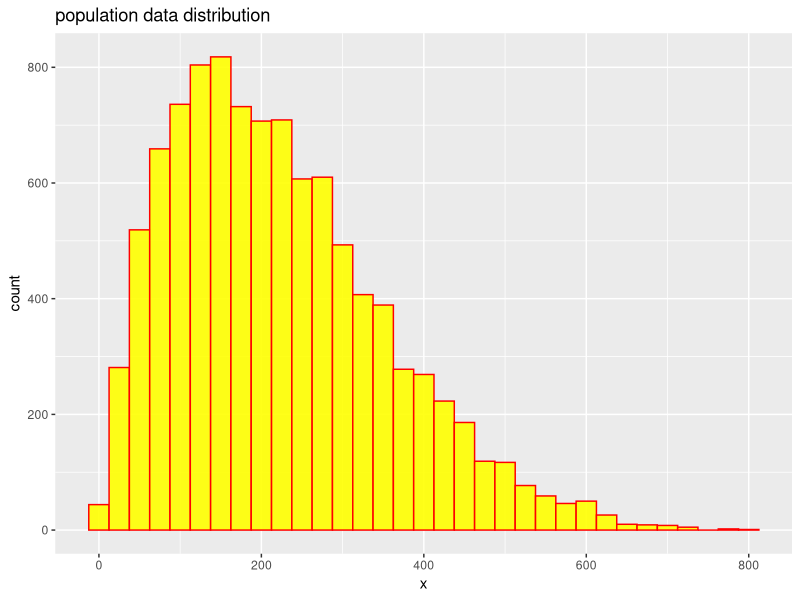
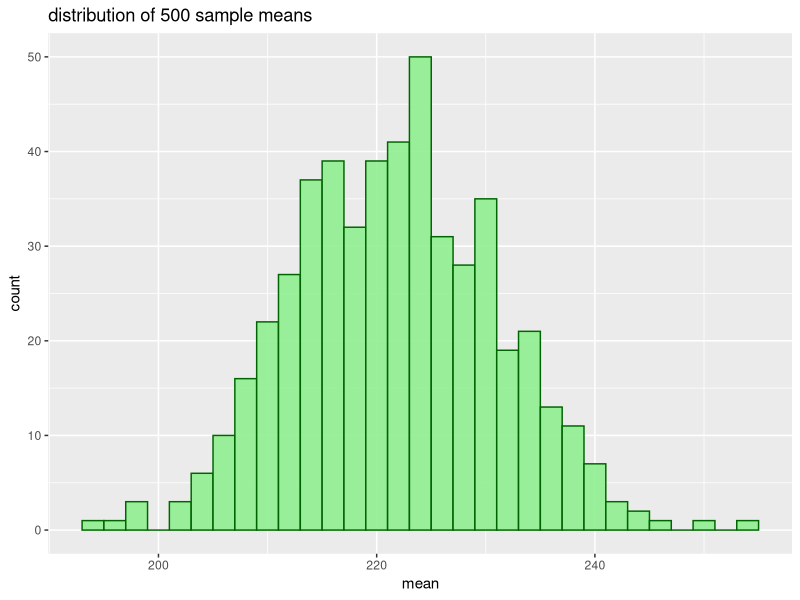
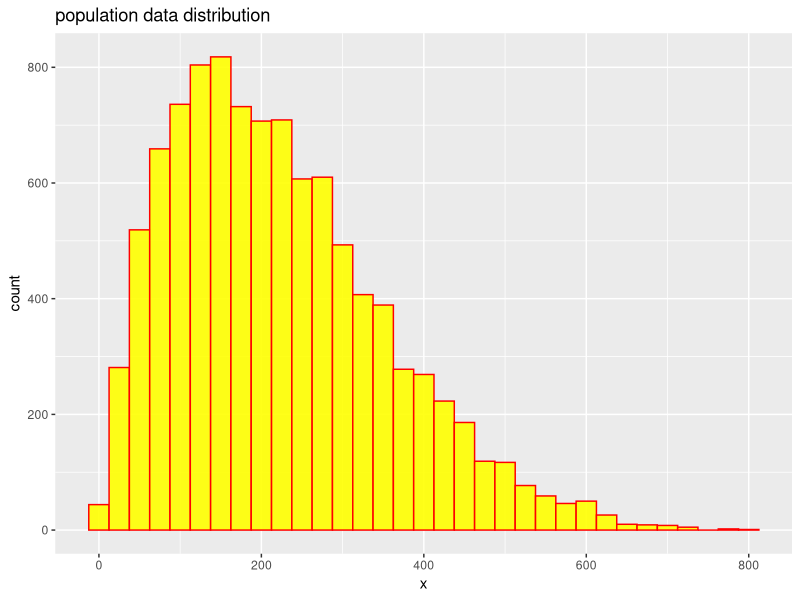
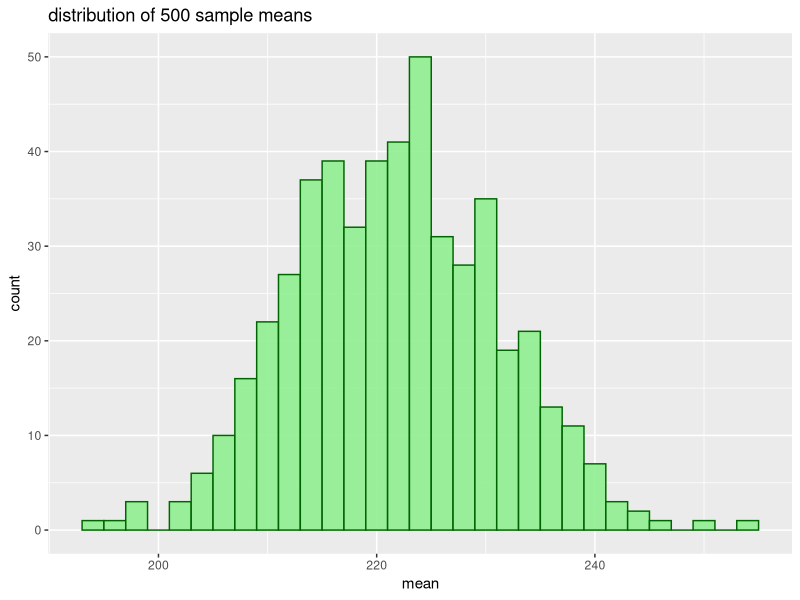

Write R code to recreate these figures, in order.
library(ggplot2)

setwd('C:/Users/Ahmad/Desktop/Ahmad/python/clt_r')


# start by creating population data that has skewed distribution
data_df <- data.frame(x=rbeta(10000,2,7)*1000)


# visualize the skewed distribution
ggplot(data_df, aes(x)) +
geom_histogram(binwidth=25, fill="yellow", color="red", alpha=0.9) +
ggtitle("population data distribution")
ggsave(filename="./output/pop.png", plot=last_plot(), width = 20, height = 15, units='cm')


# create a dataframe of sample means from 500 random samples from the data
mean_df <- data.frame(mean = numeric())

for (x in 1:500) {
  sample <- data_df[sample(nrow(data_df), 200),]
  mean_df <- rbind(mean_df, data.frame(mean = mean(sample)))
}


# visualize distribution of 500 sample means
ggplot(mean_df, aes(mean)) +
  geom_histogram(binwidth=2, fill="lightgreen", color="darkgreen", alpha=0.9) +
  ggtitle("distribution of 500 sample means")
ggsave(filename="./output/dist_500_samples.png", plot=last_plot(), width = 20, height = 15, units='cm')


# compare mean of original distribution and the distribution of sample means
mean_orig = round(mean(data_df[['x']]), 2)
mean_samples_df = round(mean(mean_df[['mean']]), 2)
print(paste0("mean (distribution of original data) = ", mean_orig))
print(paste0("mean (distribution of 500 sample means) (appx) = ", mean_samples_df))

# compare standard deviation of original distribution and the distribution of sample means
std_orig = round(sd(data_df[['x']]), 2)
std_samples_df = round(sd(mean_df[['mean']]), 2)
std_samples_appx = round(std_samples_df*sqrt(200), 2)
print(paste0("standard deviation (distribution of original data) S = ", std_orig))
print(paste0("standard deviation (distribution of 500 sample means) ~S/sqrt(n)= ", std_samples_df))
print(paste0("S (appx) = ", std_samples_appx))

